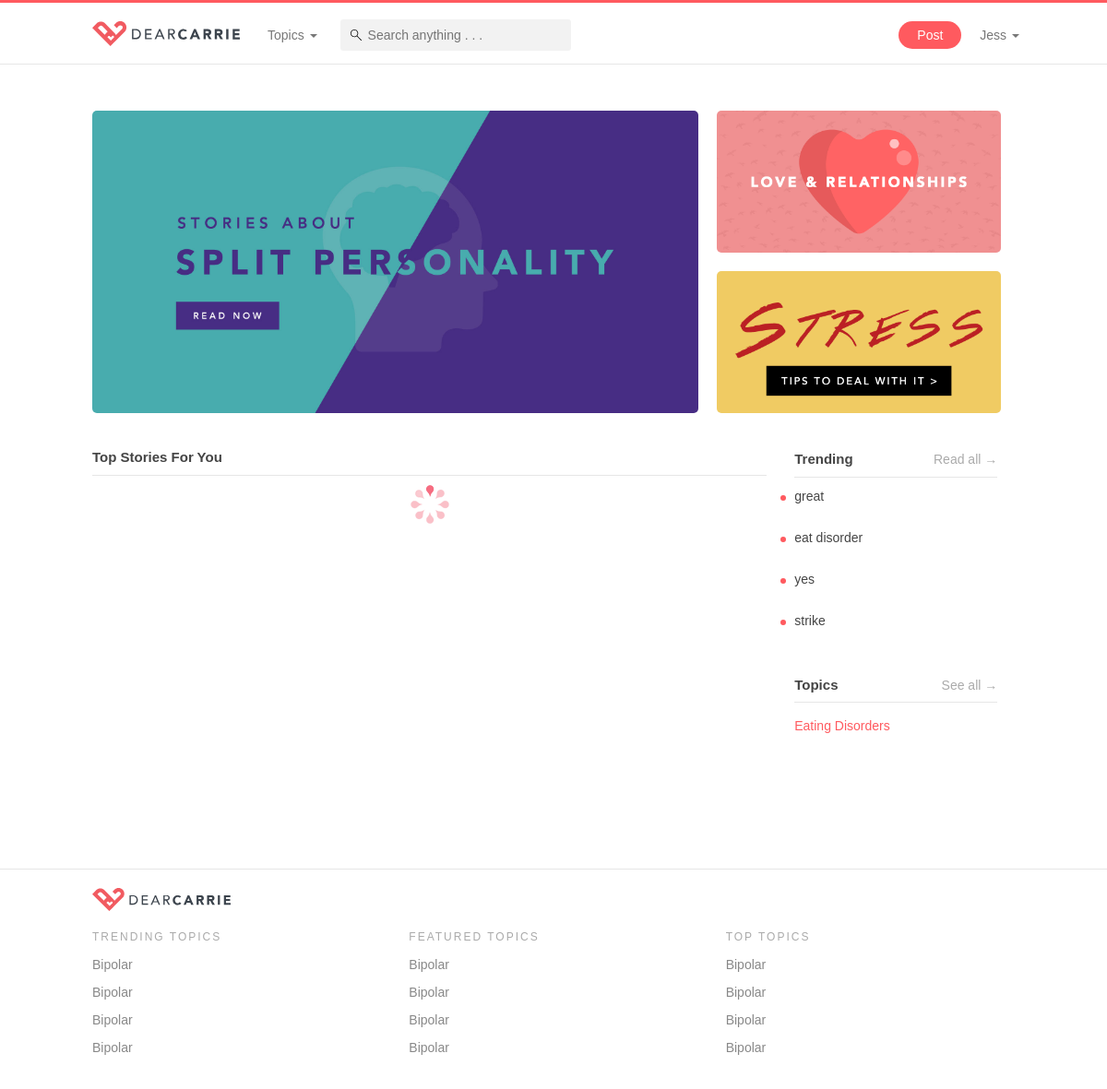
Page / (signed in) on the committed database.
### tables this page shows
CREATE TABLE `topics` (
  `id` int(11) NOT NULL,
  `main_image` varchar(255) NOT NULL,
  `background` varchar(255) NOT NULL,
  `title` varchar(255) NOT NULL,
  `short_desc` varchar(255) NOT NULL,
  `description` varchar(255) NOT NULL,
  `date` timestamp NOT NULL DEFAULT CURRENT_TIMESTAMP ON UPDATE CURRENT_TIMESTAMP,
  `followers` int(11) NOT NULL DEFAULT '0',
  `posts` int(11) NOT NULL DEFAULT '0',
  `url` varchar(255) NOT NULL,
  `tel` varchar(255) NOT NULL,
  `type` varchar(255) NOT NULL,
  `order_num` int(11) NOT NULL,
  `score` double NOT NULL DEFAULT '0',
  `published` int(11) NOT NULL DEFAULT '1'
);

CREATE TABLE `posts` (
  `id` int(11) NOT NULL,
  `userid` int(11) DEFAULT NULL,
  `title` varchar(255) DEFAULT NULL,
  `description` varchar(255) DEFAULT NULL,
  `timestamp` timestamp NOT NULL DEFAULT CURRENT_TIMESTAMP ON UPDATE CURRENT_TIMESTAMP,
  `score` double NOT NULL DEFAULT '0',
  `likes` int(11) NOT NULL DEFAULT '0',
  `comments` int(11) NOT NULL DEFAULT '0',
  `views` int(11) NOT NULL DEFAULT '0',
  `published` int(11) NOT NULL DEFAULT '1'
);

### controllers/commonFunctions.php (called while the page is built, shortened)
<?php
function checkLogin() {
	if(isset($_SESSION["role"])) {
		return false;
	}
	else {
		return true;
	}
}
function checkRole($userRole, $role) {
	if($userRole != $role) {
		return false;
	}
	else {
		return true;
	}
}
function connectToDataBase() {
	$theLineToDatabase =  mysqli_connect("localhost","root","root","dearcarrie");
	if(!$theLineToDatabase) {
		header("location: error.php?msg=Database connection error");
		exit();
	}
	else {
	  return $theLineToDatabase;
	}
}
function displayFeaturedTopics() {
	$conn = connectToDataBase();
	$sql = "SELECT * FROM topics WHERE type = 'featured' ORDER BY order_num";
	$result = $conn->query($sql);
	$resArr = array();
	if ($result->num_rows > 0) {
		 while($row = $result->fetch_assoc()) {
			 $resArr[] = $row;
		 }
	}
	return $resArr;
}
function displayMainTopics() {
	$conn = connectToDataBase();
	$sql = "SELECT * FROM topics WHERE type = 'main' ORDER BY order_num";
	$result = $conn->query($sql);
	$resArr = array();
	if ($result->num_rows > 0) {
		 while($row = $result->fetch_assoc()) {
			 $resArr[] = $row;
		 }
	}
	return $resArr;
}
function displayTrendingPosts() {
	$conn = connectToDataBase();
	$sql = "SELECT * FROM posts WHERE published = 1 ORDER BY id DESC LIMIT 4";
	$result = $conn->query($sql);
	$resArr = array();
	if ($result->num_rows > 0) {
		 while($row = $result->fetch_assoc()) {
			 $resArr[] = $row;
		 }
	} else {
		 showErrorMessage("No posts found");
	}
	return $resArr;
}
function getUnseenNotificationCount($userid) {
	$conn = connectToDataBase();
	$sql = "SELECT p.userid as to_user, n.item, n.from_user, n.type, n.seen
					FROM notifications n
					INNER JOIN posts p ON n.item = p.id
					WHERE n.type = 'post_follow' AND p.userid='$userid' AND n.seen=0
					UNION
					SELECT u.id as to_user, n.item, n.from_user, n.type, n.seen
					FROM notifications n
					INNER JOIN users u ON n.item = u.id
					WHERE n.type = 'user_follow' AND u.id='$userid' AND n.seen=0
					UNION
					SELECT p.userid as to_user, n.item, n.from_user, n.type, n.seen
					FROM notifications n
					INNER JOIN posts p ON n.item = p.id
					WHERE n.type = 'post_like' AND p.userid='$userid' AND n.seen=0
					UNION
					SELECT p.userid as to_user, n.item, n.from_user, n.type, n.seen
					FROM notifications n
					INNER JOIN comments c ON n.item = c.id
					INNER JOIN posts p ON p.id = c.postid
					WHERE n.type = 'new_comment' AND p.userid='$userid' AND n.seen=0
					UNION
					SELECT c.userid as to_user, n.item, n.from_user, n.type, n.seen
					FROM notifications n
					INNER JOIN comments c ON n.item = c.id
					WHERE n.type = 'comment_like' AND c.userid='$userid' AND n.seen=0
				";
	$result = $conn->query($sql);
	$resArr = array();
	return $resArr;
}
?>

### index.php (the view, shortened to what this page needs)
<!DOCTYPE html>
<?php
  include('controllers/templates.php');
  $mainTopics = displayMainTopics();
  $featuredTopics = displayFeaturedTopics();
  $trendingPosts = displayTrendingPosts();
?>
<html lang="en">
  <body>
    <?= navbar(); ?>
    <div class="page-container">
      <div class="main-banner-grid row">
          <?php
            foreach ($mainTopics as $topic) {
            if ($topic["order_num"] == 1) {
          ?>
            <div class="col-sm-8 col-xs-12">
                <a href="topicDetails?topicID=<?=$topic["id"];?>"><img src="<?=$topic["main_image"];?>" class="img-responsive"></a>
            </div>
          <?php } else { ?>
            <div class="col-sm-4 col-xs-12">
                <a href="topicDetails?topicID=<?=$topic["id"];?>"><img src="<?=$topic["main_image"];?>" class="img-responsive"></a>
            </div>
          <?php } }?>
      </div>
      <br/><br/>
      <div class="row">
          <div class="col-sm-9">
            <div class="content-title">
              <h4>Top Stories For You</h4>
            </div>
            <div class="loading-info"><img src="images/ajax-loader.gif" /></div>
          </div>
          <div class="col-sm-3">
              <div class="main-sidebar">
                  <div class="side-content">
                      <div class="content-title">
                        <h4>Trending</h4>
                        <a href="search">Read all &#8594;</a>
                      </div>
                      <?php foreach($trendingPosts as $trendingPost) { ?>
                      <a href="post?postID=<?=$trendingPost['id'];?>" class="mini-card">
                        <p><?=$trendingPost['title'];?></p>
                      </a>
                      <?php } ?>
                  </div>
                  <div class="side-content">
                      <div class="content-title">
                          <h4>Topics</h4>
                          <a href="topic">See all &#8594;</a>
                      </div>
                      <ul>
                          <?php foreach ($featuredTopics as $featuredTopic) { ?>
                          <li><a href="topicDetails?topicID=<?=$featuredTopic["id"];?>"><?=$featuredTopic["title"];?></a></li>
                          <?php } ?>
                      </ul>
                  </div>
              </div>
          </div>
      </div>
    </div>
    <?= footer(); ?>
  </body>
</html>

### css/style.css (style rules this page uses)
:root { --light-bg: #fafafa; --light-border: #e6e6e6; --primary-color: #ff5a5f; --light-primary-color: #ffd9da; --light-text: #aaaaaa; --text-color: #444444; --medium-text: #888888; --primary-hover-color: #e25963; --admin-primary-color: #2e335b; --admin-secondary-color: #337ab7; --admin-hover-color: #3a4170; --serif-font: "Times New Roman", Georgia, Serif; }
body { background-color: white; font-family: Avenir, Arial, sans-serif; }
body > .page-container { padding: 120px 15px 100px 0; min-height: 700px; animation: fadein .5s; -moz-animation: fadein .5s; -webkit-animation: fadein .5s; -o-animation: fadein .5s; }
.page-container, .page-container-admin { max-width: 1000px; margin: 0 auto; display: block; padding: 0; }
a, a:hover, a:link, a:visited, a:link { color: inherit; cursor: pointer; }
.card > .header > a.edit:hover, { opacity: 1; text-decoration: none; }
.main-sidebar.affix-top { position: static; width: 220px; }
.side-content { margin-bottom: 40px; }
.side-content p { color: var(--text-color); }
.side-content ul { padding: 0; list-style-type: none; }
.side-content ul > li { padding: 5px 0; }
.side-content ul > li > a { display: block; }
.side-content a { color: var(--primary-color); }
.content-title { margin-bottom: 10px; border-bottom: 1px solid var(--light-border); display: table; width: 100%; }
.content-title > * { display: table-cell; }
.content-title > h4 { margin: 0; }
.content-title > h4 { font-size: 15px; color: var(--text-color); padding-bottom: 10px; }
.content-title > a { font-size: 14px; color: var(--light-text); margin: 0; text-align: right; }
.mini-card { display: table; margin-bottom: 15px; position: relative; }
.mini-card > p { overflow: hidden; text-overflow: ellipsis; display: -webkit-box; -webkit-line-clamp: 3; -webkit-box-orient: vertical; }
.mini-card::before { content: ""; width: 6px; height: 6px; background-color: var(--primary-color); border-radius: 50%; position: absolute; left: -15px; top: 9px; }
h1, h2 ,h3 , h4 { font-family: Avenir, Arial, sans-serif; font-weight: bold; }
.main-banner-grid > div:first-child { padding-right: 5px !important; }
.main-banner-grid > div:nth-child(2) { margin-bottom: 20px; }
.main-banner-grid img { border-radius: 5px; }
.main-banner-grid > div { transition: all 0.3s ease 0s; }
.loading-info { text-align: center; }

### rows in the picture
topics: main_image (picture)
topics: main_image (picture)
topics: main_image (picture)
posts: title "great"
posts: title "eat disorder"
posts: title "yes"
posts: title "strike"
topics: title "Eating Disorders"

### other values in the picture
$_SESSION["name"] "Jess"
